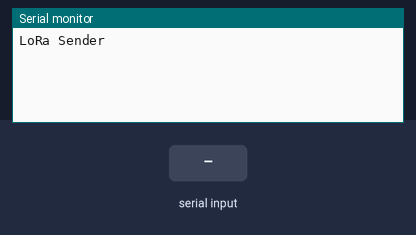
Bench run of a sketch on a simulated Arduino Uno, built with avr-gcc and run on an emulated ATmega328P. On the bench: the last lines printed to the serial monitor. The test bench sets the inputs (shaded band). No radio packets arrive unless stated.

Above: at 1.2 s.
1.3 s: "1\n" received over Serial
At 3.2 s:
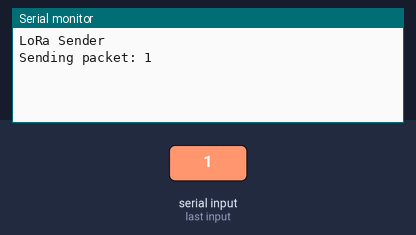
3.5 s: "0\n" received over Serial
At 4.7 s:
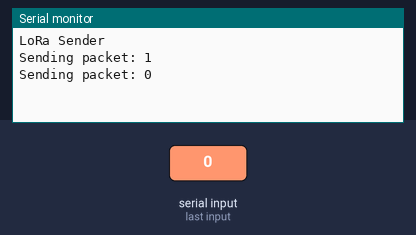
5.0 s: "2\n" received over Serial
At 6.5 s:
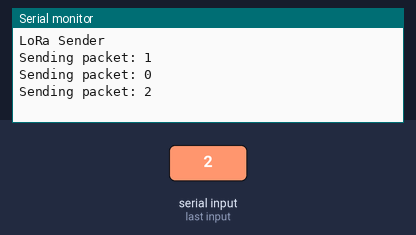

Measured:
- after the input at 1.3 s, the serial monitor: prints a new line after 0.72 s (image 1)
- after the input at 3.5 s, the serial monitor: prints a new line after 0.58 s (image 2)
- after the input at 5.0 s, the serial monitor: prints a new line after 0.14 s (image 3)

The sketch:

EX8_LORA_SEND_INPUT_MESSAGE.ino
```cpp
//THIS PROGRAM SENDS A MESSAGE THAT YOU TYPE VIA SERIAL THROUGH THE LORA RADIO MODULE

#include <SPI.h>
#include <LoRa.h>

void setup() {
  Serial.begin(9600);
  while (!Serial);

  Serial.println("LoRa Sender");

  if (!LoRa.begin(434E6)) {
    Serial.println("Starting LoRa failed!");
    while (1);
  }
}

void loop() {
  if (Serial.available() > 0) {
    String message = Serial.readStringUntil('\n'); // Read a line from Serial
    message.trim(); // Remove leading and trailing whitespace

    Serial.print("Sending packet: ");
    Serial.println(message);

    // send packet
    LoRa.beginPacket();
    LoRa.println(message);
    LoRa.endPacket();
  }

  delay(1000); // Delay to avoid continuous reading from Serial
}
```
